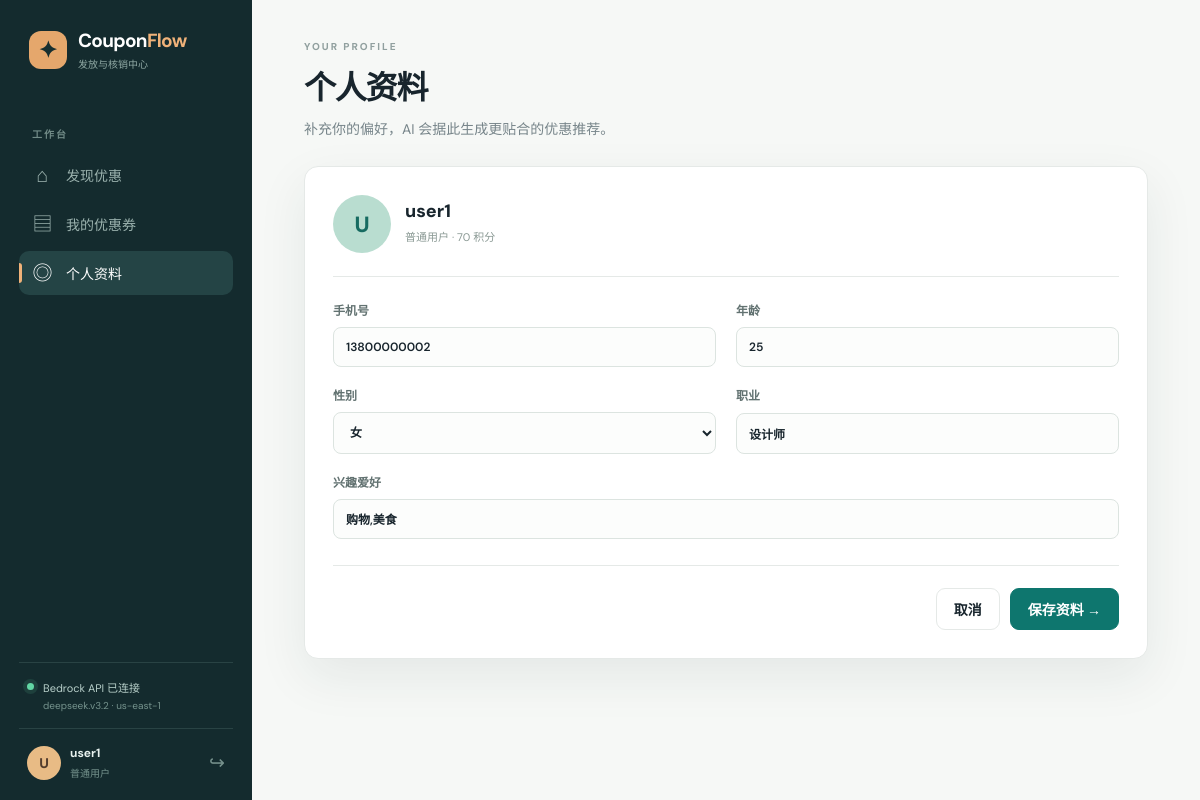
The app's page /user/profile (signed in) with its own data.
### app/models.py (models this page shows, shortened)
class User(UserMixin, db.Model):
    __tablename__ = 'users'
    id = db.Column(db.Integer, primary_key=True)
    username = db.Column(db.String(80), unique=True, nullable=False, index=True)
    password_hash = db.Column(db.String(256), nullable=False)
    role = db.Column(db.String(20), nullable=False, default='user')  # operator, user, verifier, admin
    phone = db.Column(db.String(20), default='')
    age = db.Column(db.Integer, nullable=True)
    gender = db.Column(db.String(10), default='')
    hobbies = db.Column(db.String(200), default='')
    occupation = db.Column(db.String(100), default='')
    points = db.Column(db.Integer, default=0)
    last_login = db.Column(db.DateTime, default=datetime.now)
    created_at = db.Column(db.DateTime, default=datetime.now)
    coupons = db.relationship('Coupon', backref='owner', lazy='dynamic',
                              foreign_keys='Coupon.user_id')
    @property
    def password(self):
        raise AttributeError('password is not readable')

### app/user_bp.py (the view, shortened to what this page needs)
@user_bp.route('/profile', methods=['GET', 'POST'])
def profile():
    return render_template('user/profile.html')

### app/__init__.py (called while the page is built)
@login_manager.user_loader
def load_user(user_id):
    from app.models import User
    return User.query.get(int(user_id))

### app/ai_service.py (called while the page is built, shortened)
    @property
    def status(self) -> dict:
        if self.api_key:
            return {
                'mode': 'bedrock_api',
                'label': 'Bedrock API',
                'connected': True,
                'model': self.model_id,
                'region': self.region,
            }

### app/user_bp.py (called while the page is built)
@user_bp.before_request
@login_required
@user_required
def before_request():
    pass

### templates/user/profile.html
{% extends 'base.html' %}{% block title %}个人资料 · CouponFlow{% endblock %}{% block content %}<div class="narrow-page"><div class="page-heading"><p class="kicker">YOUR PROFILE</p><h1>个人资料</h1><p>补充你的偏好，AI 会据此生成更贴合的优惠推荐。</p></div><form method="post" class="form-card"><div class="profile-header"><span class="avatar avatar-user large">{{ current_user.username[:1].upper() }}</span><div><h2>{{ current_user.username }}</h2><p>普通用户 · {{ current_user.points }} 积分</p></div></div><div class="form-grid"><label>手机号<input name="phone" value="{{ current_user.phone }}" placeholder="用于门店核销检索"></label><label>年龄<input name="age" type="number" value="{{ current_user.age or '' }}"></label><label>性别<select name="gender"><option value="">请选择</option><option {% if current_user.gender == '女' %}selected{% endif %}>女</option><option {% if current_user.gender == '男' %}selected{% endif %}>男</option><option {% if current_user.gender == '其他' %}selected{% endif %}>其他</option></select></label><label>职业<input name="occupation" value="{{ current_user.occupation }}" placeholder="例如：设计师"></label><label class="span-2">兴趣爱好<input name="hobbies" value="{{ current_user.hobbies }}" placeholder="例如：美食,旅行,运动"></label></div><div class="form-actions"><a class="button" href="{{ url_for('user_bp.dashboard') }}">取消</a><button class="button button-primary" type="submit">保存资料 →</button></div></form></div>{% endblock %}

### templates/base.html (shortened to what this page needs)
<!doctype html>
<html lang="zh-CN">
<head>
  <link rel="stylesheet" href="{{ url_for('static', filename='css/style.css') }}">
</head>
<body>
  <div class="app-shell">
    <aside class="sidebar">
      <a class="brand" href="{{ url_for('auth.index') }}">
        <span class="brand-mark">✦</span>
        <span><strong>Coupon<span>Flow</span></strong><small>发放与核销中心</small></span>
      </a>
      {% if current_user.is_authenticated %}
      <div class="side-label">工作台</div>
      <nav class="side-nav">
        {% if current_user.role == 'operator' %}
          <a href="{{ url_for('operator.dashboard') }}" class="{% if request.endpoint == 'operator.dashboard' %}active{% endif %}"><span>▦</span>活动总览</a>
          <a href="{{ url_for('operator.risk_logs') }}" class="{% if request.endpoint == 'operator.risk_logs' %}active{% endif %}"><span>⌁</span>风控审核{% if pending_risks is defined and pending_risks %}<b class="nav-badge">{{ pending_risks }}</b>{% endif %}</a>
          <a href="{{ url_for('operator.notifications') }}" class="{% if request.endpoint == 'operator.notifications' %}active{% endif %}"><span>◌</span>广播通知</a>
        {% elif current_user.role == 'user' %}
          <a href="{{ url_for('user_bp.dashboard') }}" class="{% if request.endpoint == 'user_bp.dashboard' %}active{% endif %}"><span>⌂</span>发现优惠</a>
          <a href="{{ url_for('user_bp.my_coupons') }}" class="{% if request.endpoint == 'user_bp.my_coupons' %}active{% endif %}"><span>▤</span>我的优惠券</a>
          <a href="{{ url_for('user_bp.profile') }}" class="{% if request.endpoint == 'user_bp.profile' %}active{% endif %}"><span>◎</span>个人资料</a>
        {% elif current_user.role == 'verifier' %}
          <a href="{{ url_for('verifier.dashboard') }}" class="{% if request.endpoint == 'verifier.dashboard' %}active{% endif %}"><span>⌕</span>现场核销</a>
          <a href="{{ url_for('verifier.history') }}" class="{% if request.endpoint == 'verifier.history' %}active{% endif %}"><span>◷</span>核销记录</a>
        {% elif current_user.role == 'admin' %}
          <a href="{{ url_for('admin_bp.dashboard') }}" class="{% if request.endpoint == 'admin_bp.dashboard' %}active{% endif %}"><span>◈</span>数据驾驶舱</a>
        {% endif %}
      </nav>
      <div class="sidebar-bottom">
        <div class="local-status"><i class="status-dot {{ 'connected' if ai_status.connected else 'fallback' }}"></i><span>{% if ai_status.connected %}{{ ai_status.label }} 已连接<small>{{ ai_status.model }} · {{ ai_status.region }}</small>{% else %}本地服务运行中<small>AI 规则降级已启用</small>{% endif %}</span></div>
        <div class="profile-mini"><span class="avatar">{{ current_user.username[:1].upper() }}</span><span><strong>{{ current_user.username }}</strong><small>{{ {'operator':'运营人员','user':'普通用户','verifier':'核销人员','admin':'管理员'}[current_user.role] }}</small></span><a href="{{ url_for('auth.logout') }}" title="退出登录">↪</a></div>
      </div>
      {% endif %}
    </aside>
    <main class="main-content">
      {% block content %}{% endblock %}
    </main>
  </div>
</body>
</html>

### static/css/style.css (style rules this page uses)
:root { --ink:#18252d;--muted:#77858a;--line:#e5e9e7;--paper:#f6f8f6;--white:#fff;--teal:#0e766e;--teal-dark:#075a55;--mint:#dff1e9;--coral:#ec765d;--yellow:#f4bf53;--purple:#8375c7;--red:#d85a51;--shadow:0 18px 50px rgba(28,52,51,.08) }
* { box-sizing:border-box }
body { margin:0;background:var(--paper);color:var(--ink);font-family:'Noto Sans SC','DM Sans',sans-serif;font-size:14px }
a { color:inherit;text-decoration:none }
button,input,select,textarea { font:inherit }
button { cursor:pointer }
h1,h2,h3,p { margin-top:0 }
h1 { font-size:32px;letter-spacing:-1.2px;margin:0 0 9px;font-weight:800 }
h2 { font-size:20px;margin:0;font-weight:800 }
.app-shell { display:flex;min-height:100vh }
.sidebar { width:252px;background:#142b2e;color:#d6e5e1;padding:28px 19px 20px;display:flex;flex-direction:column;position:fixed;inset:0 auto 0 0;z-index:5 }
.brand { display:flex;gap:11px;align-items:center;color:#fff;padding:0 10px }
.brand-mark { width:38px;height:38px;border-radius:12px;background:#e5a76c;color:#172f30;display:grid;place-items:center;font-size:23px;font-weight:800 }
.brand strong { display:block;font-size:19px;letter-spacing:-.7px }
.brand strong span { color:#f0b279 }
.brand small { display:block;color:#91aaa5;font-size:10px;margin-top:3px }
.side-label { color:#718b87;font-size:10px;font-weight:700;letter-spacing:2px;margin:55px 13px 12px }
.side-nav { display:grid;gap:5px }
.side-nav a { display:flex;align-items:center;gap:13px;color:#9bb2ae;padding:12px 13px;border-radius:10px;position:relative }
.side-nav a span { font-size:20px;line-height:1;width:21px;text-align:center }
.side-nav a:hover,.side-nav a.active { color:#fff;background:#244445 }
.side-nav a.active:before { content:'';position:absolute;left:0;width:3px;height:20px;border-radius:0 3px 3px 0;background:#f0b279 }
.sidebar-bottom { margin-top:auto }
.local-status { border-top:1px solid #294344;padding:16px 8px;display:flex;gap:9px;color:#b8d0ca;font-size:11px }
.local-status i,.scanner-status i { width:7px;height:7px;border-radius:50%;background:#62d6a4;box-shadow:0 0 0 4px rgba(98,214,164,.12);margin-top:4px;flex:none }
.local-status small,.profile-mini small { display:block;color:#75938d;font-size:10px;margin-top:4px }
.profile-mini { border-top:1px solid #294344;padding:16px 8px 0;display:flex;align-items:center;gap:9px }
.profile-mini strong { display:block;font-size:12px;color:#e7f1ee }
.profile-mini a { margin-left:auto;color:#76918c;font-size:19px }
.avatar { height:34px;width:34px;display:inline-grid;place-items:center;border-radius:50%;background:#e8bb85;color:#533d2d;font-weight:800 }
.avatar-user { background:#b9ddd0;color:#176b61 }
.avatar.large { height:58px;width:58px;font-size:22px }
.main-content { margin-left:252px;flex:1;max-width:1520px;padding:40px 52px 60px }
.kicker { font-size:10px;letter-spacing:2px;color:#91a09f;font-weight:800;margin:0 0 9px }
.page-top>div p:last-child,.page-heading>p:last-child { color:var(--muted);margin-bottom:0 }
.button { border:1px solid var(--line);border-radius:9px;min-height:42px;padding:10px 17px;background:#fff;color:var(--ink);display:inline-flex;gap:8px;align-items:center;justify-content:center;font-weight:700 }
.button-primary { background:var(--teal);border-color:var(--teal);color:#fff }
.page-heading { margin-bottom:28px }
.narrow-page { max-width:850px }
.form-card { background:#fff;border:1px solid var(--line);border-radius:14px;padding:28px;box-shadow:var(--shadow) }
.form-grid { display:grid;grid-template-columns:1fr 1fr;gap:19px 20px }
label { display:grid;gap:8px;color:#627271;font-weight:600;font-size:12px }
input,select,textarea { border:1px solid #dce4e0;border-radius:8px;background:#fcfdfc;padding:11px 12px;outline:none;color:var(--ink) }
.span-2 { grid-column:span 2 }
.form-actions { display:flex;justify-content:flex-end;gap:10px;border-top:1px solid var(--line);padding-top:22px;margin-top:26px }
.profile-header { display:flex;align-items:center;gap:14px;padding-bottom:23px;margin-bottom:24px;border-bottom:1px solid var(--line) }
.profile-header h2 { font-size:18px }
.profile-header p { font-size:11px;color:#8a9994;margin:5px 0 }
.status-dot.connected { background:#62d6a4;box-shadow:0 0 0 4px rgba(98,214,164,.12) }

### records on screen
User: username "U", username "user1", role "普通用户", points "70", phone "13800000002", age "25", gender "女", occupation "设计师", hobbies "购物,美食"

### other values on screen
{{ ai_status.label }} "Bedrock API"
{{ ai_status.model }} "deepseek.v3.2"
{{ ai_status.region }} "us-east-1"
